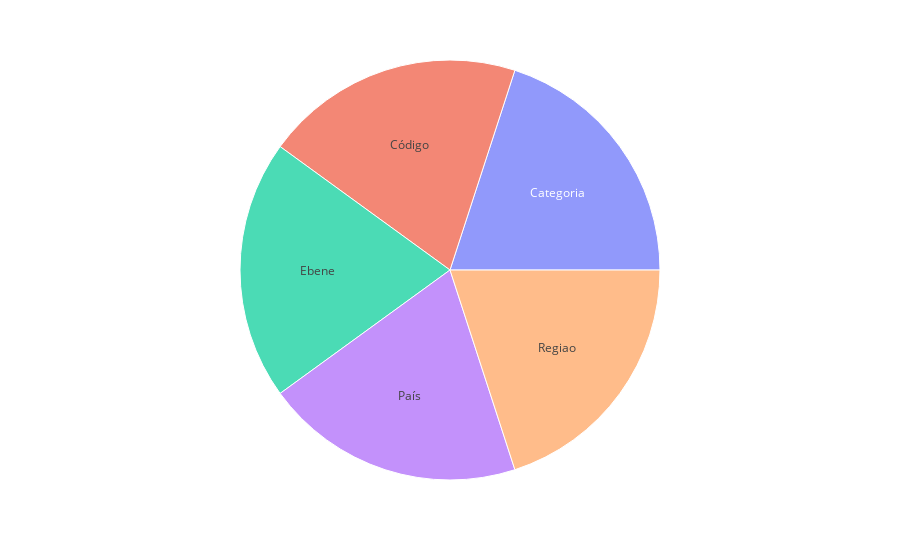

Here is the notebook cell this chart was saved with:
### Code cell
fig = px.sunburst(df, path=[df.columns])
fig.show()

### Figure 1 — Plotly figure (JSON) as saved in the notebook; plotly's stock layout.template omitted (floating-point values rounded to 4 significant figures)
{"data": [{"branchvalues": "total", "domain": {"x": [0, 1], "y": [0, 1]}, "hovertemplate": "labels=%{label}<br>count=%{value}<br>parent=%{parent}<br>id=%{id}<extra></extra>", "ids": ["Categoria", "Código", "Ebene", "País", "Regiao"], "labels": ["Categoria", "Código", "Ebene", "País", "Regiao"], "name": "", "parents": ["", "", "", "", ""], "type": "sunburst", "values": [1, 1, 1, 1, 1]}], "layout": {"autosize": true, "legend": {"tracegroupgap": 0}, "margin": {"t": 60}}}
